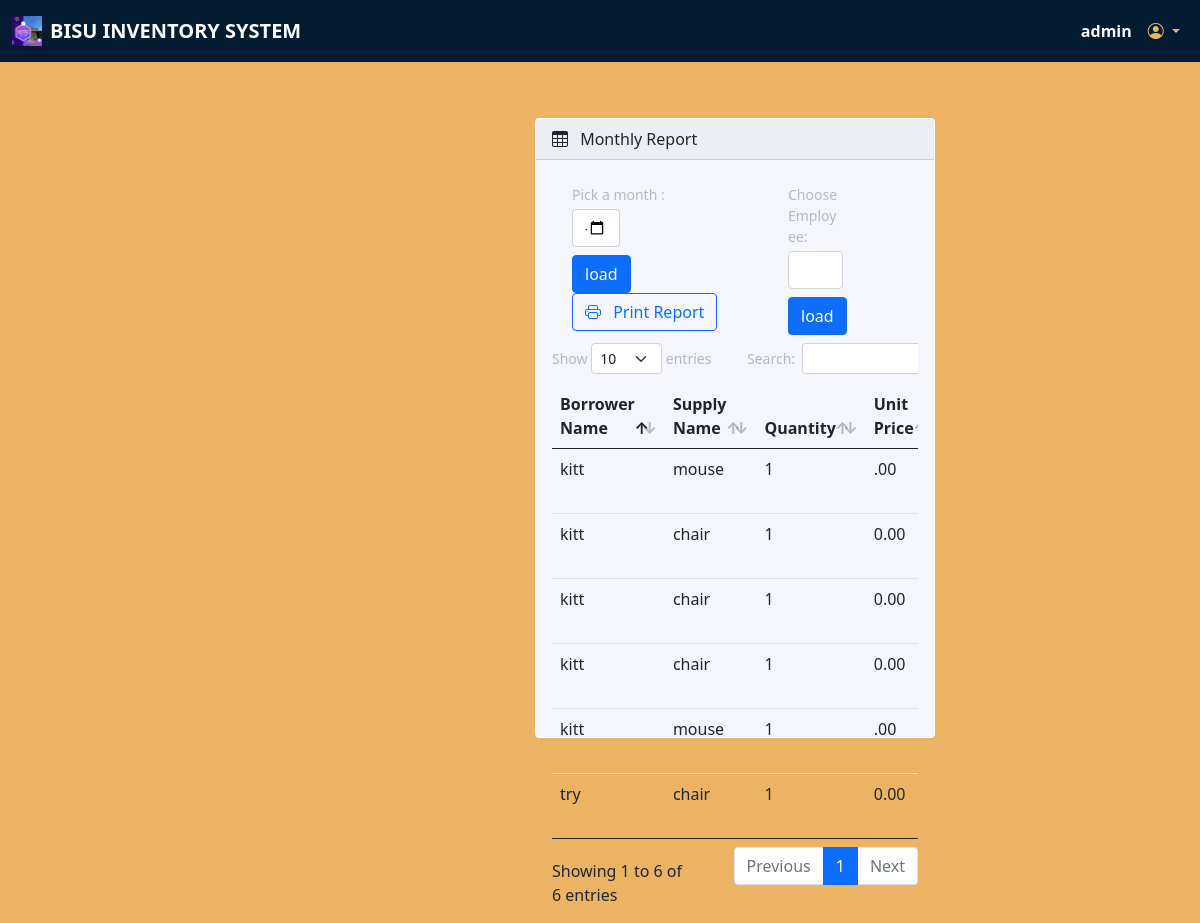
The app's page /admin/monthlyreport.php (signed in) with its own data.
### tables this page shows
CREATE TABLE `transactions` (
  `id` int(11) NOT NULL AUTO_INCREMENT,
  `barcode` varchar(50) NOT NULL,
  `quantity` int(11) NOT NULL,
  `borrower_name` varchar(255) NOT NULL,
  `supply_name` varchar(255) NOT NULL,
  `date_released` datetime NOT NULL,
  `date_returned` datetime DEFAULT NULL,
  `status` tinyint(1) NOT NULL DEFAULT '0',
  PRIMARY KEY (`id`)
);

CREATE TABLE `supplies` (
  `id` int(11) NOT NULL AUTO_INCREMENT,
  `name` varchar(255) NOT NULL,
  `description` varchar(255) NOT NULL,
  `quantity` int(11) NOT NULL,
  `category` varchar(255) NOT NULL,
  `borrowed_quantity` int(11) NOT NULL,
  `transdate` datetime NOT NULL,
  `unit_price` int(11) NOT NULL,
  PRIMARY KEY (`id`)
);

### admin/monthlyreport.php (the view, shortened to what this page needs)
<?php
include "../dbcon.php";
?>
<!DOCTYPE html>
<html lang="en">
<head>
  <link rel="stylesheet" href="css/bootstrap.min.css" />
  <link rel="stylesheet" href="https://cdn.jsdelivr.net/npm/bootstrap-icons@1.4.1/font/bootstrap-icons.css" />
  <link rel="stylesheet" href="css/dataTables.bootstrap5.min.css" />
  <link rel="stylesheet" href="css/style.css" />
  <link href="https://cdn.jsdelivr.net/npm/select2@4.1.0-rc.0/dist/css/select2.min.css" rel="stylesheet" />
</head>
<body class="fixed-left" style="background-color: #ECB365">
  <?php include('includes/navbar.php'); ?>
  <?php include('includes/sidebar.php'); ?>
  <main class="mt-5 pt-4">
    <div class="container-fluid">
      <div class="row">
        <div class="col-md-12 mb-3">
          <div class="card">
            <div class="card-header">
              <span><i class="bi bi-table me-2"></i></span> Monthly Report
            </div>
            <div class="card-body">
              <div class="table-responsive">
                <table id="example" class="table table-hover data-table" style="width: 100%">
                  <div class="m-2 row">
                    <div class="col">
                      <form method="POST">
                        <label for="startDate">Pick a month :</label>
                        <input type="month" id="startDate" name="date" class="date-picker form-control w-25 mb-2" />
                        <button class="btn btn-primary">load</button>
                      </form>
                      <a class="btn btn-outline-primary" role="button" href="./mReport.php"  target="_blank">
                      <span class="me-2"><i class="bi bi-printer"></i></span>
                      Print Report
                      </a>
                    </div>
                    <div class="col">
                      <form method="POST">
                        <div class="form-group w-50">
                          <label>Choose Employee:</label>
                          <select class="form-control" id="name" name="empname">
                            <option value=""> </option>
                            <?php
                            $sql3 = "SELECT * FROM employees;";
                            $actresult3 = mysqli_query($conn, $sql3);
                            while ($result3 = mysqli_fetch_assoc($actresult3)) { ?>
                              <option value=<?php echo $result3['id'] ?>> <?php echo $result3['name'] ?></option>
                            <?php } ?>
                          </select>
                          <button class="btn btn-primary mt-2">load</button>
                        </div>
                      </form>
                    </div>
                  </div>
                  <thead class>
                    <tr>
                      <th>Borrower Name</th>
                      <th>Supply Name</th>
                      <th>Quantity</th>
                      <th>Unit Price</th>
                    </tr>
                  </thead>
                  <tbody>
                    <?php
                    if (isset($_POST['date'])) {
                      $newdate = $_POST['date'] . "-01";
                      $sql = "SELECT * FROM `transactions` WHERE MONTH(date_released) = MONTH('" . $newdate . "') AND YEAR(date_released) = YEAR('" . $newdate . "');";
                      $actresult = mysqli_query($conn, $sql);
                      while ($result = mysqli_fetch_assoc($actresult)) {
                    ?>
                        <tr>
                          <td>
                            <?php echo $result['borrower_name']; ?>
                          </td>
                          <td>
                            <?php echo $result['supply_name']; ?>
                          </td>
                          <td>
                            <?php echo $result['quantity']; ?>
                          </td>
                          <td>
                            <?php
                            $sql1 = "SELECT s.unit_price FROM `supplies` s WHERE s.name='" . $result['supply_name'] . "';";
                            $actresult1 = mysqli_query($conn, $sql1);
                            $result1 = mysqli_fetch_assoc($actresult1);
                            echo $result1['unit_price'].".00";
                            ?>
                          <td>
                            <?php echo $result['date_released']; ?>
                          </td>
                          <?php
                          if ($result['date_returned'] === NULL) {
                          ?>
                            <td>
                              <?php echo "Not Yet Returned"; ?>
                            </td>
                          <?php } else { ?>
                            <td>
                              <?php echo $result['date_returned']; ?>
                            </td>
                          <?php } ?>
                        </tr>
                      <?php
                      }
                    } else {
                      $sql = "SELECT * FROM transactions;";
                      $actresult = mysqli_query($conn, $sql);
                      while ($result = mysqli_fetch_assoc($actresult)) {
                      ?>
                        <tr>
                          <td>
                            <?php echo $result['borrower_name']; ?>
                          </td>
                          <td>
                            <?php echo $result['supply_name']; ?>
                          </td>
                          <td>
                            <?php echo $result['quantity']; ?>
                          </td>
                          <td>
                            <?php
                              $sql1 = "SELECT s.unit_price FROM `supplies` s WHERE s.name='" . $result['supply_name'] . "';";
                              $actresult1 = mysqli_query($conn, $sql1);
                              $result1 = mysqli_fetch_assoc($actresult1);
                            echo $result1['unit_price'].".00";
                            ?>
                          </td>
                        </tr>
                    <?php
                      }
                    }
                    ?>
                  </tbody>
                </table>
              </div>
            </div>
          </div>
        </div>
      </div>
    </div>
  </main>
  <link href="https://cdn.jsdelivr.net/npm/select2@4.1.0-rc.0/dist/css/select2.min.css" rel="stylesheet" />
</body>
</html>

### style.css (style rules this page uses)
body { display:flex; flex-direction:column; justify-content:center; min-height:100vh; align-items: center; background-color: #121212; }
.card { width: 400px !important; height: 620px !important; background: #F4F6FB; border: 1px solid white; }
label { color: #B2BAC8; font-size: 14px; display: block; padding-bottom: 4px; }

### records on screen
transactions: borrower_name "kitt", supply_name "mouse", quantity "1"
transactions: borrower_name "try", supply_name "chair", quantity "1", supplies.unit_price "0"
transactions: borrower_name "kitt", supply_name "chair", quantity "1", supplies.unit_price "0"
transactions: borrower_name "kitt", supply_name "chair", quantity "1", supplies.unit_price "0"
transactions: borrower_name "kitt", supply_name "chair", quantity "1", supplies.unit_price "0"
transactions: borrower_name "kitt", supply_name "mouse", quantity "1"

### other values on screen
$_SESSION['username'] "admin"
